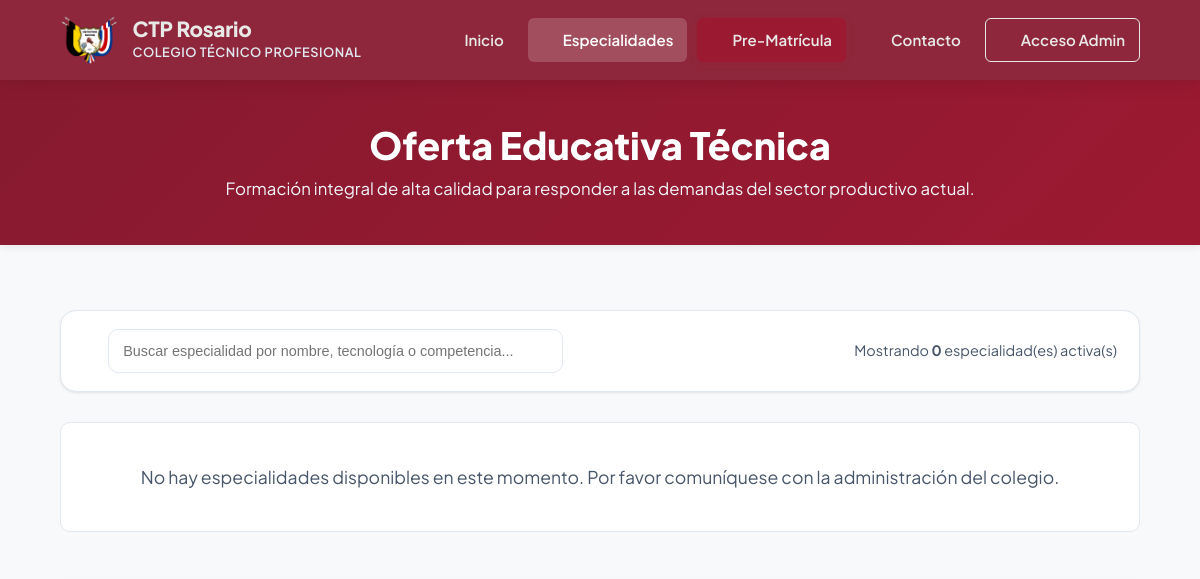
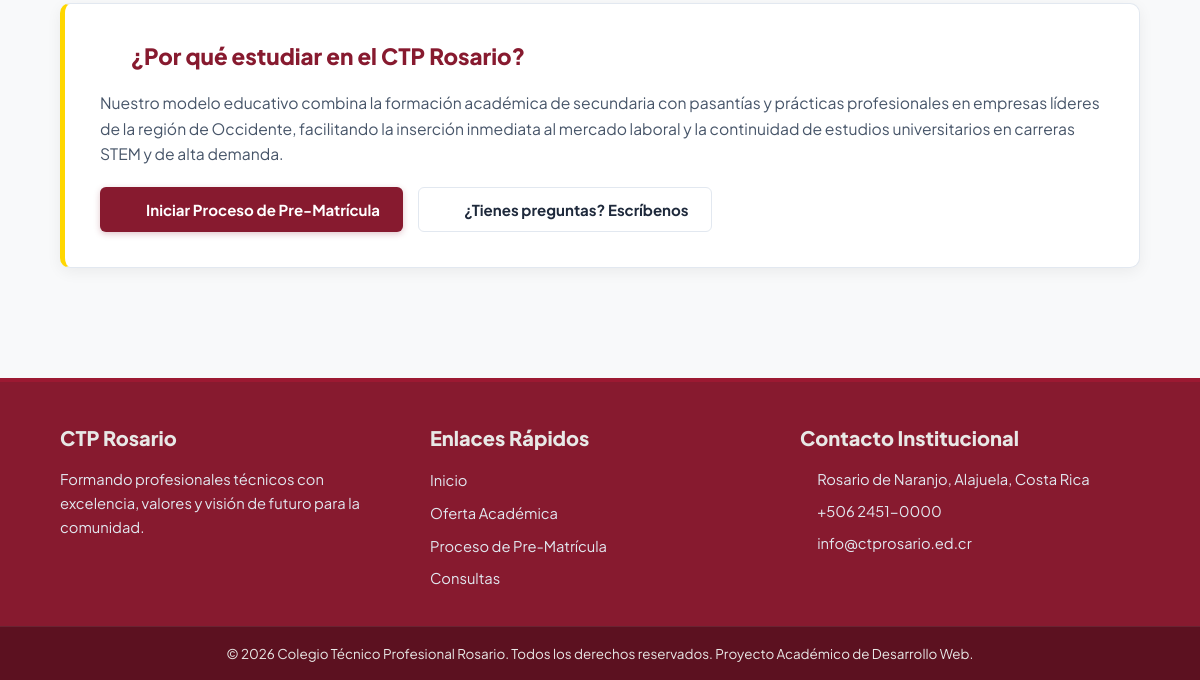
The page /oferta.php on the database as committed earlier (2 pictures, top to bottom).
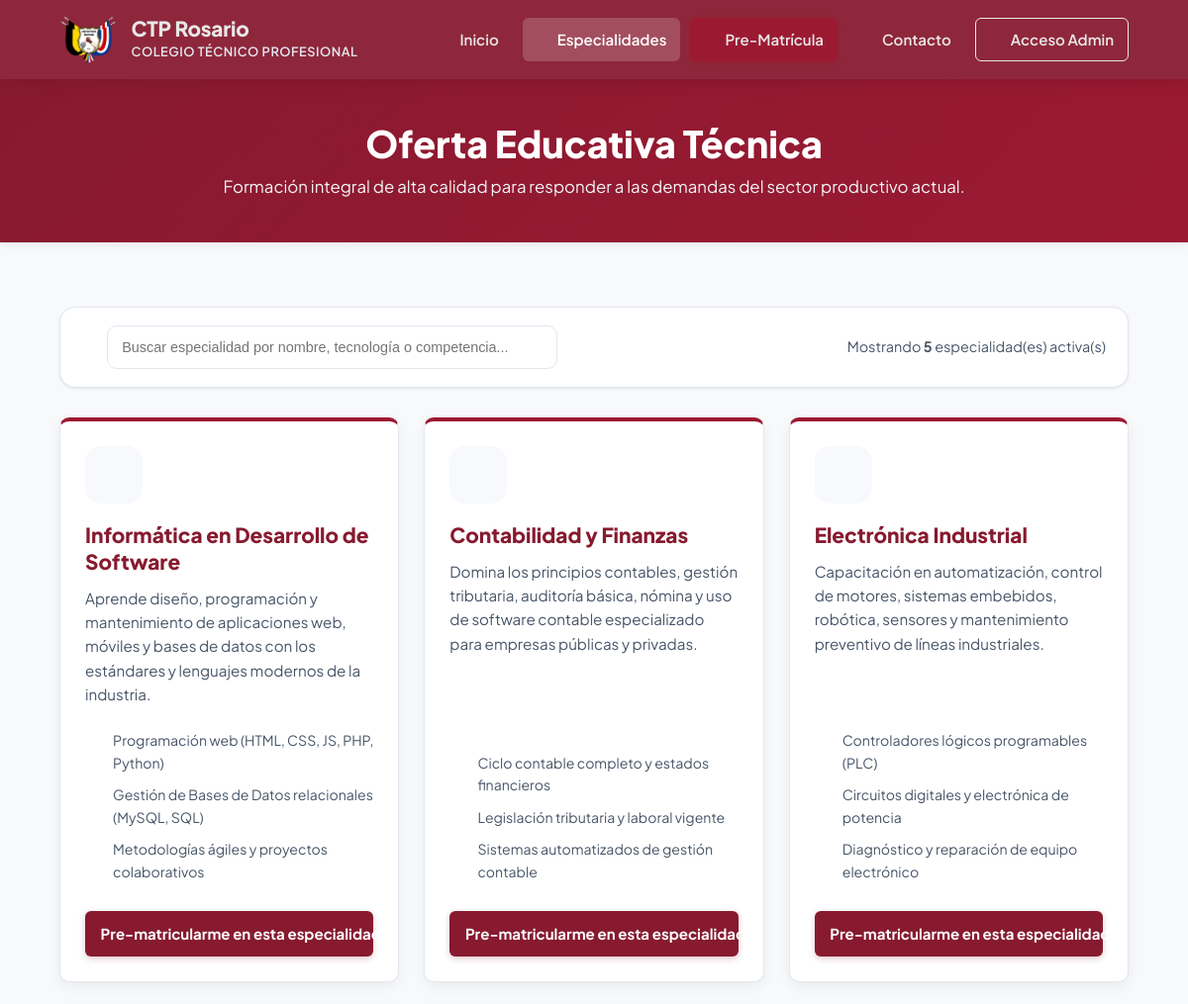
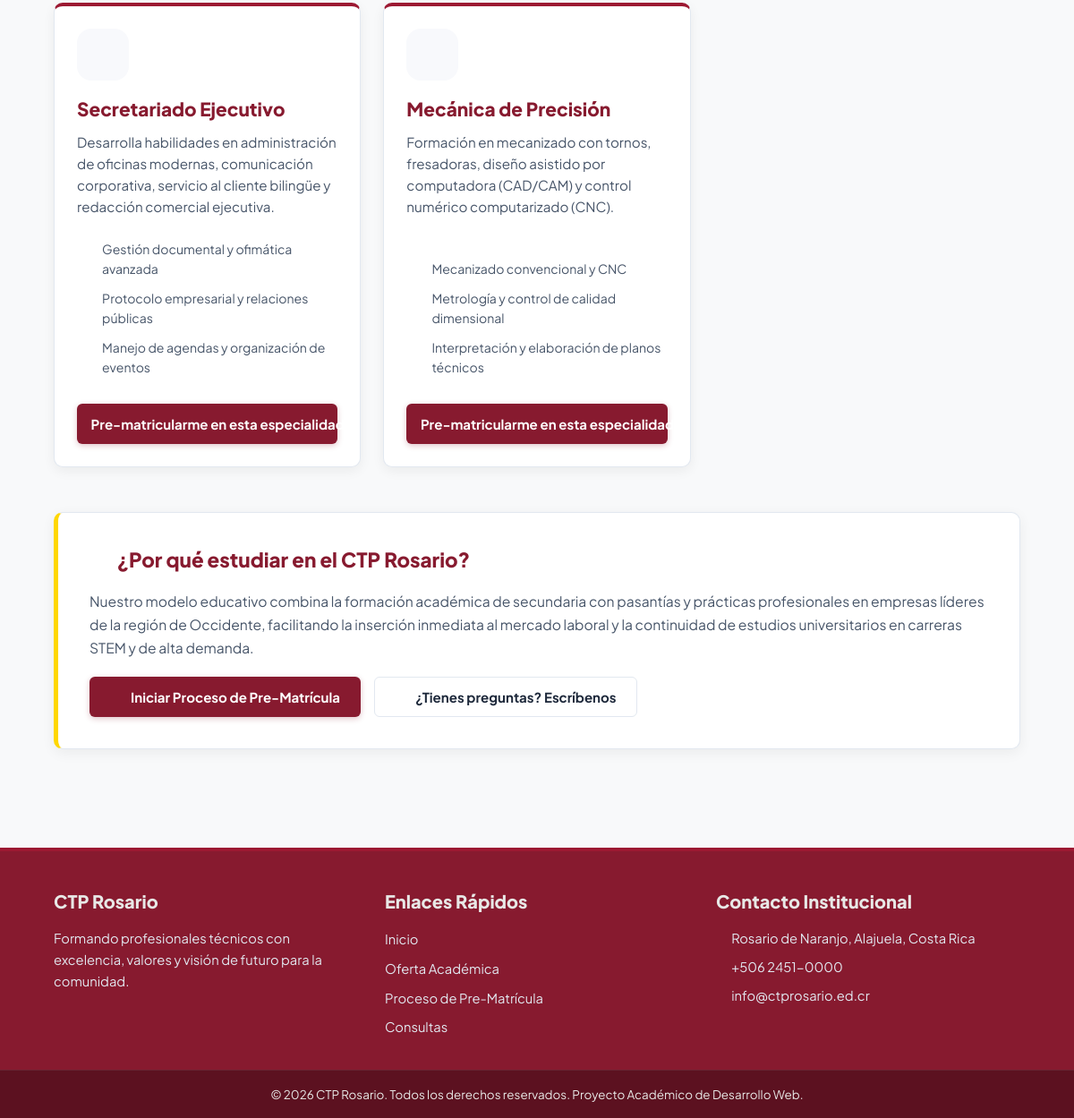
The same page on the database as committed later (2 pictures, top to bottom).
### tables this page shows
CREATE TABLE IF NOT EXISTS `especialidades` (
  `id` int NOT NULL AUTO_INCREMENT,
  `nombre` varchar(150) NOT NULL,
  `slug` varchar(150) NOT NULL,
  `descripcion_corta` text NOT NULL,
  `perfil_egresado` text NOT NULL,
  `icono` varchar(50) NOT NULL DEFAULT 'graduation-cap',
  `orden` int NOT NULL DEFAULT '0',
  `activa` tinyint(1) NOT NULL DEFAULT '1' COMMENT '1: Activa, 0: Inactiva',
  `creado_en` datetime DEFAULT CURRENT_TIMESTAMP,
  PRIMARY KEY (`id`),
  UNIQUE KEY `idx_especialidades_slug` (`slug`),
  KEY `idx_especialidades_activa_orden` (`activa`,`orden`)
);

### config/db.php (called while the page is built, shortened)
<?php
if (!function_exists('url')) {
    function url(string $path = ''): string {
        $cleanPath = ltrim($path, '/');
        return BASE_URL . ($cleanPath !== '' ? '/' . $cleanPath : '');
    }
}
if (!function_exists('e')) {
    function e(?string $value): string {
        return htmlspecialchars($value ?? '', ENT_QUOTES, 'UTF-8');
    }
}
$env = [];
$host    = $env['DB_HOST'] ?? '127.0.0.1';
$port    = $env['DB_PORT'] ?? '3306';
$db      = $env['DB_NAME'] ?? 'ctp_rosario';
$user    = $env['DB_USER'] ?? 'root';
$pass    = $env['DB_PASS'] ?? 'mysql';
$charset = $env['DB_CHARSET'] ?? 'utf8mb4';
$dsn = "mysql:host={$host};port={$port};dbname={$db};charset={$charset}";
$options = [
    PDO::ATTR_ERRMODE            => PDO::ERRMODE_EXCEPTION,
    PDO::ATTR_DEFAULT_FETCH_MODE => PDO::FETCH_ASSOC,
    PDO::ATTR_EMULATE_PREPARES   => false,
];
try {
    $pdo = new PDO($dsn, $user, $pass, $options);
} catch (PDOException $e) {
    error_log("[DB Error] " . $e->getMessage());
    die("Error al conectar con la base de datos institucional. Por favor, verifique el servicio MySQL o contacte al administrador.");
}
require_once __DIR__ . '/../includes/icons.php';
if (!function_exists('obtener_todas_configuraciones')) {
    function obtener_todas_configuraciones(): array {
        global $pdo;
        if ($GLOBALS['__SITE_CONFIG_CACHE'] !== null) {
            return $GLOBALS['__SITE_CONFIG_CACHE'];
        }
        try {
            $stmt = $pdo->query("SELECT clave, valor FROM configuracion_sitio");
            $rows = $stmt->fetchAll(PDO::FETCH_KEY_PAIR);
        } catch (Throwable $e) {
            error_log("[Config Load Error] " . $e->getMessage());
            $GLOBALS['__SITE_CONFIG_CACHE'] = [];
        }
        return $GLOBALS['__SITE_CONFIG_CACHE'];
    }
}
if (!function_exists('obtener_config')) {
    function obtener_config(string $clave, ?string $default = ''): string {
        $configs = obtener_todas_configuraciones();
        return array_key_exists($clave, $configs) ? (string)$configs[$clave] : (string)$default;
    }
}

### public/oferta.php (the view, shortened to what this page needs)
<?php
require_once __DIR__ . '/../config/db.php';
require_once __DIR__ . '/../includes/header.php';
try {
    $stmt = $pdo->query("SELECT * FROM especialidades WHERE activa = 1 ORDER BY orden ASC, nombre ASC");
    $especialidades = $stmt->fetchAll();
} catch (PDOException $e) {
    error_log("[Public Oferta Error] " . $e->getMessage());
    $especialidades = [];
}
?>
<div class="page-header">
    <div class="container">
        <h2>Oferta Educativa Técnica</h2>
        <p>Formación integral de alta calidad para responder a las demandas del sector productivo actual.</p>
    </div>
</div>
<main class="container" style="margin-top: 30px; margin-bottom: 60px;">
    <div style="background: var(--color-bg-surface); border: 1px solid var(--color-border); border-radius: var(--radius-lg); padding: 18px 22px; margin-bottom: 30px; box-shadow: var(--shadow-sm); display: flex; align-items: center; justify-content: space-between; flex-wrap: wrap; gap: 15px;">
        <div style="display: flex; align-items: center; gap: 10px; width: 100%; max-width: 480px;">
            <span style="color: var(--color-text-muted);">
                <?= icon('magnifying-glass', ['class' => 'icon-md']); ?>
            </span>
            <input type="text" id="filtroEspecialidades" placeholder="Buscar especialidad por nombre, tecnología o competencia..." class="filter-control" style="width: 100%;" oninput="filtrarEspecialidades()">
        </div>
        <div style="color: var(--color-text-muted); font-size: 0.9rem;">
            Mostrando <strong id="contadorEspecialidades"><?= count($especialidades); ?></strong> especialidad(es) activa(s)
        </div>
    </div>
    <div class="specialty-grid" id="gridEspecialidades">
        <?php if (!empty($especialidades)): ?>
            <?php foreach ($especialidades as $esp): ?>
                <?php
                    $competencias = array_filter(array_map('trim', explode("\n", $esp['perfil_egresado'] ?? '')));
                    $iconoNombre = !empty($esp['icono']) ? $esp['icono'] : 'graduation-cap';
                ?>
                <article class="specialty-card" data-nombre="<?= e(mb_strtolower($esp['nombre'], 'UTF-8')); ?>" data-desc="<?= e(mb_strtolower($esp['descripcion_corta'], 'UTF-8')); ?>" data-perfil="<?= e(mb_strtolower($esp['perfil_egresado'], 'UTF-8')); ?>">
                    <div class="specialty-card-body" style="display: flex; flex-direction: column; height: 100%;">
                        <div class="specialty-icon" style="width: 58px; height: 58px; border-radius: var(--radius-lg); background: var(--color-bg-muted); display: flex; align-items: center; justify-content: center; color: var(--color-primary); margin-bottom: 18px;">
                            <?= icon($iconoNombre, ['class' => 'icon-lg']); ?>
                        </div>
                        <h3 style="color: var(--color-primary); font-weight: 800; font-size: 1.3rem; margin-bottom: 12px; line-height: 1.3;">
                            <?= e($esp['nombre']); ?>
                        </h3>
                        <p style="color: var(--color-text-muted); font-size: 0.95rem; line-height: 1.6; margin-bottom: 18px; flex-grow: 1;">
                            <?= e($esp['descripcion_corta']); ?>
                        </p>
                        <?php if (!empty($competencias)): ?>
                            <ul class="specialty-features" style="margin-bottom: 24px;">
                                <?php foreach ($competencias as $comp): ?>
                                    <li>
                                        <span style="color: #10b981; margin-right: 6px;"><?= icon('check-circle', ['class' => 'icon-sm']); ?></span>
                                        <?= e($comp); ?>
                                    </li>
                                <?php endforeach; ?>
                            </ul>
                        <?php endif; ?>
                        <div style="margin-top: auto;">
                            <a href="<?= url('public/prematricula.php?especialidad=' . urlencode($esp['slug'])); ?>" class="btn btn-primary" style="width: 100%; text-align: center; justify-content: center;">
                                <?= icon('file-signature', ['class' => 'icon-sm']); ?> Pre-matricularme en esta especialidad
                            </a>
                        </div>
                    </div>
                </article>
            <?php endforeach; ?>
        <?php else: ?>
            <div style="grid-column: 1 / -1; text-align: center; padding: 40px; background: var(--color-bg-surface); border-radius: var(--radius-md); border: 1px solid var(--color-border);">
                <p style="color: var(--color-text-muted); font-size: 1.1rem; margin: 0;">
                    No hay especialidades disponibles en este momento. Por favor comuníquese con la administración del colegio.
                </p>
            </div>
        <?php endif; ?>
    </div>
    <section class="form-card" style="margin-top: 40px; border-left: 5px solid var(--color-gold);">
        <h3 style="color: var(--color-primary); margin-bottom: 15px; font-size: 1.4rem; font-weight: 800; display: flex; align-items: center; gap: 8px;">
            <?= icon('award', ['class' => 'icon-md', 'style' => 'color: var(--color-gold);']); ?> ¿Por qué estudiar en el CTP Rosario?
        </h3>
        <p style="color: var(--color-text-muted); margin-bottom: 20px; font-size: 0.98rem; line-height: 1.65;">
            Nuestro modelo educativo combina la formación académica de secundaria con pasantías y prácticas profesionales en empresas líderes de la región de Occidente, facilitando la inserción inmediata al mercado laboral y la continuidad de estudios universitarios en carreras STEM y de alta demanda.
        </p>
        <div style="display: flex; gap: 15px; flex-wrap: wrap;">
            <a href="<?= url('public/prematricula.php'); ?>" class="btn btn-primary">
                <?= icon('file-signature', ['class' => 'icon-sm']); ?> Iniciar Proceso de Pre-Matrícula
            </a>
            <a href="<?= url('public/contacto.php'); ?>" class="btn btn-outline">
                <?= icon('envelope', ['class' => 'icon-sm']); ?> ¿Tienes preguntas? Escríbenos
            </a>
        </div>
    </section>
</main>
<?php require_once __DIR__ . '/../includes/footer.php'; ?>

### includes/header.php (shortened to what this page needs)
<?php
require_once __DIR__ . '/../config/db.php';
require_once __DIR__ . '/../includes/icons.php';
$currentUri = parse_url($_SERVER['REQUEST_URI'] ?? '', PHP_URL_PATH) ?? '';
$colegioNombre = function_exists('obtener_config') ? obtener_config('colegio_nombre', 'CTP Rosario') : 'CTP Rosario';
?>
<!DOCTYPE html>
<html lang="es">
<head>
    <link rel="stylesheet" href="<?= url('assets/css/style.css'); ?>">
</head>
<body>
    <header class="main-header">
        <div class="container header-container">
            <div class="logo-container">
                <a href="<?= url('public/index.php'); ?>">
                    <img src="<?= url('assets/img/escudoctp.png'); ?>" alt="Escudo <?= e($colegioNombre); ?>" class="logo-img" width="52" height="52">
                    <div class="logo-text">
                        <h1><?= e($colegioNombre); ?></h1>
                        <span>Colegio Técnico Profesional</span>
                    </div>
                </a>
            </div>
                <span id="menuToggleIconWrap"><?= icon('bars', ['class' => 'icon-md']); ?></span>
            <nav class="main-nav" id="mainNav" aria-label="Navegación institucional">
                <ul>
                    <li>
                        <a href="<?= url('public/index.php'); ?>" class="<?= (str_ends_with($currentUri, 'public/index.php') || $currentUri === url('') || $currentUri === url('/') || str_ends_with($currentUri, '/proyecto-CtpRosario/')) ? 'active' : ''; ?>">
                            <?= icon('house', ['class' => 'icon-sm']); ?> Inicio
                        </a>
                    </li>
                    <li>
                        <a href="<?= url('public/oferta.php'); ?>" class="<?= str_contains($currentUri, 'oferta.php') ? 'active' : ''; ?>">
                            <?= icon('graduation-cap', ['class' => 'icon-sm']); ?> Especialidades
                        </a>
                    </li>
                    <li>
                        <a href="<?= url('public/prematricula.php'); ?>" class="btn-highlight <?= str_contains($currentUri, 'prematricula.php') ? 'active' : ''; ?>">
                            <?= icon('file-signature', ['class' => 'icon-sm']); ?> Pre-Matrícula
                        </a>
                    </li>
                    <li>
                        <a href="<?= url('public/contacto.php'); ?>" class="<?= str_contains($currentUri, 'contacto.php') ? 'active' : ''; ?>">
                            <?= icon('envelope', ['class' => 'icon-sm']); ?> Contacto
                        </a>
                    </li>
                    <?php if (isset($_SESSION['user_id'])): ?>
                        <li>
                            <a href="<?= url('admin/index.php'); ?>" class="btn-login">
                                <?= icon('gauge-high', ['class' => 'icon-sm']); ?> Panel Admin
                            </a>
                        </li>
                    <?php else: ?>
                        <li>
                            <a href="<?= url('login.php'); ?>" class="btn-login">
                                <?= icon('lock', ['class' => 'icon-sm']); ?> Acceso Admin
                            </a>
                        </li>
                    <?php endif; ?>
                </ul>
            </nav>
        </div>
    </header>

### includes/icons.php (shortened to what this page needs)
<?php
if (!function_exists('icon')) {
    function icon(string $name, array $attrs = []): string {
        $svgBody = $icons[$name] ?? $icons['graduation-cap'];
        $defaultAttrs = [
            'xmlns' => 'http://www.w3.org/2000/svg',
            'viewBox' => '0 0 256 256',
            'fill' => 'none',
            'stroke' => 'currentColor',
            'stroke-width' => '16',
            'stroke-linecap' => 'round',
            'stroke-linejoin' => 'round',
            'data-iconimate' => $name,
            'aria-hidden' => isset($attrs['aria-label']) ? 'false' : 'true',
            'role' => isset($attrs['aria-label']) ? 'img' : 'presentation',
            'class' => 'iconimate-icon'
        ];
        if (isset($attrs['class'])) {
            $defaultAttrs['class'] .= ' ' . trim((string)$attrs['class']);
            unset($attrs['class']);
        }
        $merged = array_merge($defaultAttrs, $attrs);
        $attrString = '';
        foreach ($merged as $k => $v) {
            $attrString .= ' ' . htmlspecialchars((string)$k, ENT_QUOTES, 'UTF-8') . '="' . htmlspecialchars((string)$v, ENT_QUOTES, 'UTF-8') . '"';
        }
        return '<span class="iconimate">' . "<svg{$attrString}>{$svgBody}</svg>" . '</span>';
    }
}

### includes/footer.php (shortened to what this page needs)
<?php
require_once __DIR__ . '/../config/db.php';
require_once __DIR__ . '/../includes/icons.php';
$telOficial   = function_exists('obtener_config') ? obtener_config('telefono_oficial', '+506 2451-0000') : '+506 2451-0000';
$correoOficial = function_exists('obtener_config') ? obtener_config('correo_oficial', 'info@ctprosario.ed.cr') : 'info@ctprosario.ed.cr';
$dirOficial   = function_exists('obtener_config') ? obtener_config('direccion_oficial', 'Rosario de Naranjo, Alajuela, Costa Rica') : 'Rosario de Naranjo, Alajuela, Costa Rica';
$colegioNombre = function_exists('obtener_config') ? obtener_config('colegio_nombre', 'Colegio Técnico Profesional Rosario') : 'Colegio Técnico Profesional Rosario';
?>
    <footer class="main-footer">
        <div class="container footer-container">
            <div class="footer-info">
                <h3>CTP Rosario</h3>
                <p>Formando profesionales técnicos con excelencia, valores y visión de futuro para la comunidad.</p>
            </div>
            <div class="footer-links">
                <h4>Enlaces Rápidos</h4>
                <ul>
                    <li><a href="<?= url('public/index.php'); ?>">Inicio</a></li>
                    <li><a href="<?= url('public/oferta.php'); ?>">Oferta Académica</a></li>
                    <li><a href="<?= url('public/prematricula.php'); ?>">Proceso de Pre-Matrícula</a></li>
                    <li><a href="<?= url('public/contacto.php'); ?>">Consultas</a></li>
                </ul>
            </div>
            <div class="footer-contact">
                <h4>Contacto Institucional</h4>
                <p><?= icon('location-dot', ['class' => 'icon-sm']); ?> <?= e($dirOficial); ?></p>
                <p><?= icon('phone', ['class' => 'icon-sm']); ?> <a href="tel:<?= e(preg_replace('/[^0-9+]/', '', $telOficial)); ?>" style="color: inherit;"><?= e($telOficial); ?></a></p>
                <p><?= icon('envelope', ['class' => 'icon-sm']); ?> <a href="mailto:<?= e($correoOficial); ?>" style="color: inherit;"><?= e($correoOficial); ?></a></p>
            </div>
        </div>
        <div class="footer-bottom">
            <div class="container">
                <p>&copy; <?= date('Y'); ?> <?= e($colegioNombre); ?>. Todos los derechos reservados. Proyecto Académico de Desarrollo Web.</p>
            </div>
        </div>
    </footer>
</body>
</html>

Rows that differ between the two databases and show on the page:
added especialidades: nombre "Informática en Desarrollo de Software", descripcion_corta "Aprende diseño, programación y mantenimiento de aplicaciones web, móviles y bases de datos con los estándares y lenguajes modernos de la industria.", perfil_egresado "Programación web (HTML, CSS, JS, PHP, Python)", perfil_egresado "Gestión de Bases de Datos relacionales (MySQL, SQL)", perfil_egresado "Metodologías ágiles y proyectos colaborativos"
added especialidades: nombre "Contabilidad y Finanzas", descripcion_corta "Domina los principios contables, gestión tributaria, auditoría básica, nómina y uso de software contable especializado para empresas públicas y privadas.", perfil_egresado "Ciclo contable completo y estados financieros", perfil_egresado "Legislación tributaria y laboral vigente", perfil_egresado "Sistemas automatizados de gestión contable"
added especialidades: nombre "Electrónica Industrial", descripcion_corta "Capacitación en automatización, control de motores, sistemas embebidos, robótica, sensores y mantenimiento preventivo de líneas industriales.", perfil_egresado "Controladores lógicos programables (PLC)", perfil_egresado "Circuitos digitales y electrónica de potencia", perfil_egresado "Diagnóstico y reparación de equipo electrónico"
added especialidades: nombre "Secretariado Ejecutivo", descripcion_corta "Desarrolla habilidades en administración de oficinas modernas, comunicación corporativa, servicio al cliente bilingüe y redacción comercial ejecutiva.", perfil_egresado "Gestión documental y ofimática avanzada", perfil_egresado "Protocolo empresarial y relaciones públicas", perfil_egresado "Manejo de agendas y organización de eventos"
added especialidades: nombre "Mecánica de Precisión", descripcion_corta "Formación en mecanizado con tornos, fresadoras, diseño asistido por computadora (CAD/CAM) y control numérico computarizado (CNC).", perfil_egresado "Mecanizado convencional y CNC", perfil_egresado "Metrología y control de calidad dimensional", perfil_egresado "Interpretación y elaboración de planos técnicos"
Other text that changed with them:
count($especialidades): "0" → "5"
$colegioNombre: "Colegio Técnico Profesional Rosario" → "CTP Rosario"
text no longer shown: "No hay especialidades disponibles en este momento. Por favor comuníquese con la administración del colegio."
